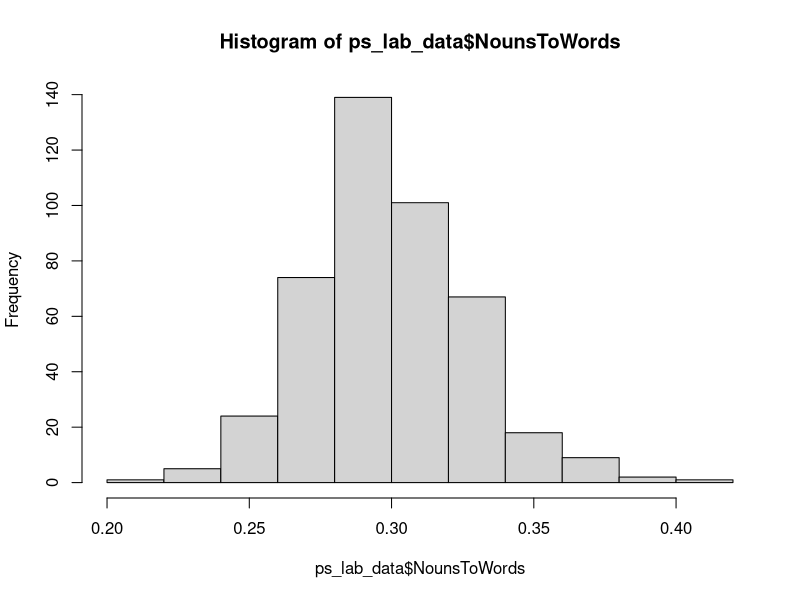
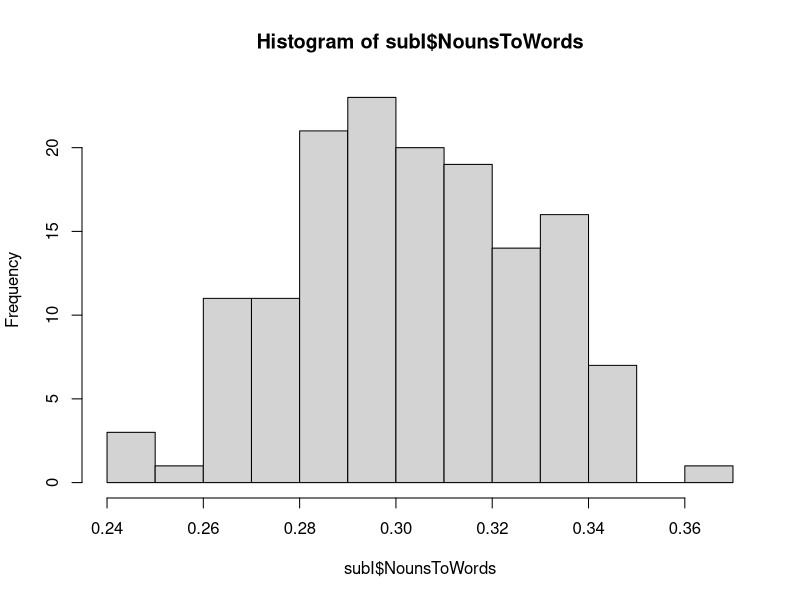
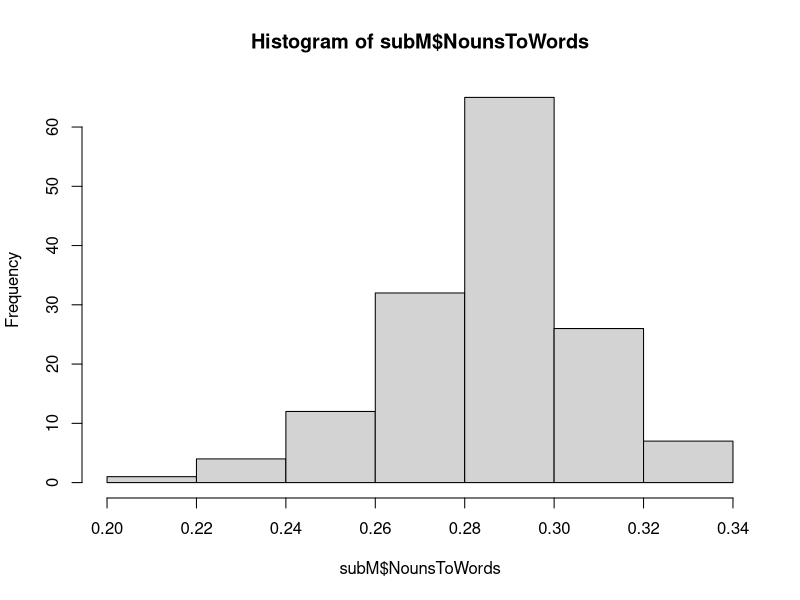
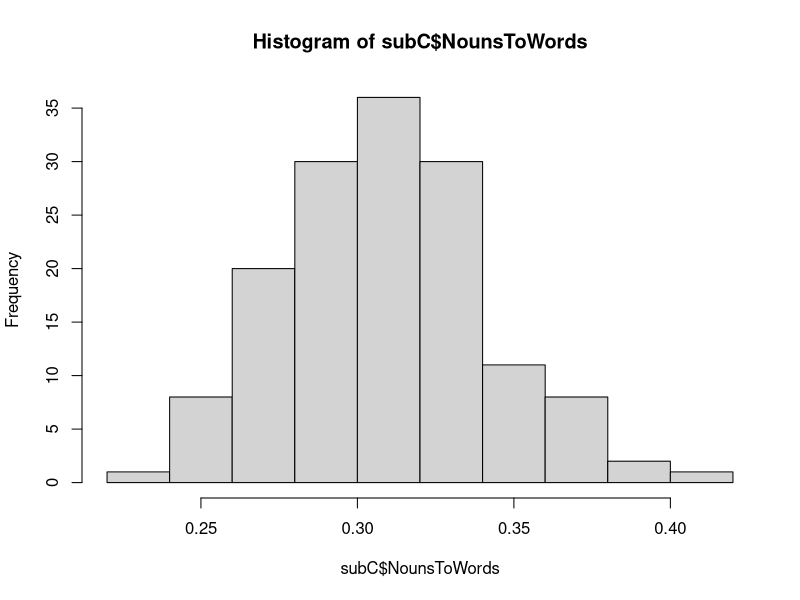
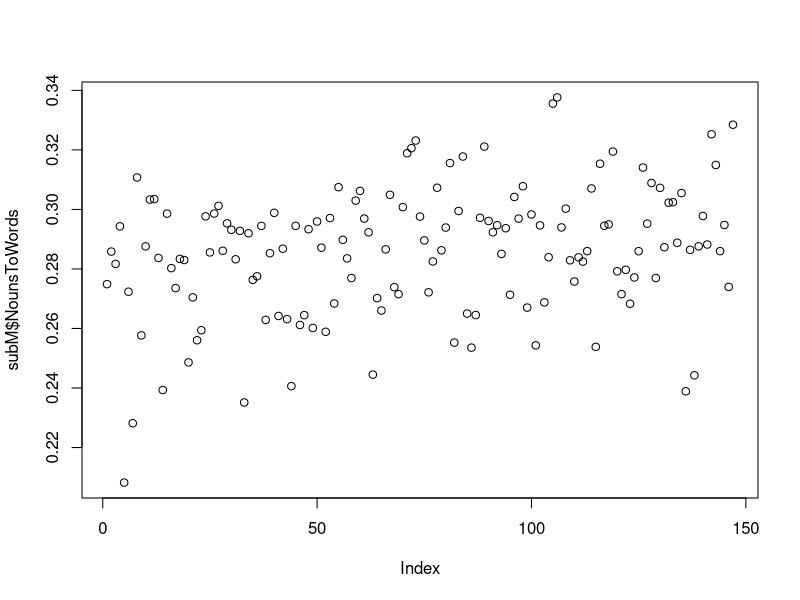

The R source for these figures, in order: (Note: this script raises an error after producing the figures.)
setwd("C:/Users/kole021/git/Thesis/")
ps_lab_data <-read.table("df_nouns_and_all_words_counts_whole_corpus.csv", quote = "", fill = TRUE, header = TRUE, sep = "\t")
#head(ps_lab_data)
ps_lab_data$NounsToWords <- ps_lab_data$NounsN/ps_lab_data$WordsN
ps_lab_data$CNCtoNouns <- ps_lab_data$CNCsNounsN/ps_lab_data$NounsN
#ps_lab_data_critical <- ps_lab_data[ps_lab_data$block_no!=1, ] #remove practice (block 1)
#ps_lab_data_critical$window_size<-factor(ps_lab_data_critical$window_size, levels=c("5", "7", "9", "11","13", "NW")) #to set the levels
#ps_lab_data_critical$L1 <- ifelse(grepl("^u",ps_lab_data_critical$RECORDING_SESSION_LABEL), "U", "H")

##install.packages("multcomp")
##library(multcomp)
##install.packages("lme4")
##require(lme4)

hist(ps_lab_data$NounsToWords)
subI<-subset(ps_lab_data, Teil=="<Intro>")
subM<-subset(ps_lab_data, Teil=="<Middle>")
subC<-subset(ps_lab_data, Teil=="<Conclusion>")
hist(subI$NounsToWords)
hist(subM$NounsToWords)
hist(subC$NounsToWords)

plot(subM$NounsToWords)

topn = function(vector, n){
  maxs=c()
  ind=c()
  for (i in 1:n){
    biggest=match(max(vector), vector)
    ind[i]=biggest
    maxs[i]=max(vector)
    vector=vector[-biggest]
  }
  mat=cbind(maxs, ind)
  return(mat)
}
bottomn = function(vector, n){
  mins=c()
  ind=c()
  for (i in 1:n){
    smallest=match(min(vector), vector)
    ind[i]=smallest
    mins[i]=min(vector)
    vector=vector[-smallest]
  }
  mat=cbind(mins, ind)
  return(mat)
}


acc <- ps_lab_data_critical[ps_lab_data_critical$accuracy == c("0","1"),]
xx<-table(ps_lab_data$WordsN)
prop.table(xx)


install.packages("psych")
library(psych)
describe(ps_lab_data)

#install.packages("dplyr") 
library(dplyr)

#######not useful..#####
p <- summary(ps_lab_data %>% 
  select(WordsN, NounsN, Subcorpus, Teil))
pivot <- ps_lab_data %>%
  select(Subcorpus, Teil, WordsN, NounsN, NounsToWords, CNCtoNouns, CNCsNounsN) %>%
  group_by (Subcorpus, Teil) %>%
  summarise(MeanWordsN = mean(WordsN),
            #SDWordsN = sd(WordsN),
            #seWordsN = SDWordsN/sqrt(length(WordsN)),
            MeanNounsN = mean(NounsN),
            MeanNounsToWords = mean(NounsToWords, na.rm = TRUE),
            MeanCNCtoNouns = mean(CNCtoNouns, na.rm = TRUE),
            CNCstoWords = mean(CNCsNounsN,na.rm = TRUE)/mean(WordsN,na.rm = TRUE))

#For normally distributed data the standard deviation has some extra information, namely the 68-95-99.7 rule which tells us the percentage of data lying within 1, 2 or 3 standard deviation from the mean.
shapiro.test(ps_lab_data$NounsN)
shapiro.test(ps_lab_data$WordsN)
shapiro.test(ps_lab_data[ps_lab_data$Teil == "<Intro>", ]$WordsN)
shapiro.test(ps_lab_data[ps_lab_data$Teil == "<Middle>", ]$WordsN)
shapiro.test(ps_lab_data[ps_lab_data$Teil == "<Conclusion>", ]$WordsN)

shapiro.test(ps_lab_data[ps_lab_data$Teil == "<Intro>", ]$NounsN)
shapiro.test(ps_lab_data[ps_lab_data$Teil == "<Middle>", ]$NounsN)
shapiro.test(ps_lab_data[ps_lab_data$Teil == "<Conclusion>", ]$NounsN)

shapiro.test(ps_lab_data[ps_lab_data$Teil == "<Intro>", ]$NounsToWords)
shapiro.test(ps_lab_data[ps_lab_data$Teil == "<Middle>", ]$NounsToWords)
shapiro.test(ps_lab_data[ps_lab_data$Teil == "<Conclusion>", ]$NounsToWords)


######useful again#####
#install.packages("ggplot2")
require(ggplot2)
qplot(REACTION_TIME, window_size, data = ps_lab_data) + facet_grid(.~Teil)

qplot(REACTION_TIME, window_size, data = ps_lab_data_critical) + facet_grid(.~L1)
qplot(REACTION_TIME, window_size, data = ps_lab_data_critical) + facet_grid(L1~.)
qplot(reading_rate, L1, data = ps_lab_data_critical) + xlim (0, 500) + facet_grid(window_size~.)
qplot(reading_rate, L1, color = factor(L1), data = ps_lab_data_critical, geom = c("boxplot", "jitter")) + xlim (0, 500) + facet_grid(window_size~.) + scale_colour_manual(values = c("#E69F00", "#56B4E9")) 

########show two distributions on one plot#########
set.seed(42)
hH <- hist(ps_lab_data_critical[ps_lab_data_critical$L1 == "H",]$reading_rate)
hU <- hist(ps_lab_data_critical[ps_lab_data_critical$L1 == "U",]$reading_rate)
plot( hH, col=rgb(0,0,1,1/4), xlim=c(0,max(ps_lab_data_critical[ps_lab_data_critical$L1 == "H",]$reading_rate)), main = "Reading rates", xlab = "Words per minute")  # first histogram
plot( hU, col=rgb(1,0,0,1/4), xlim=c(0,max(ps_lab_data_critical[ps_lab_data_critical$L1 == "U",]$reading_rate)), add=T)  # second
